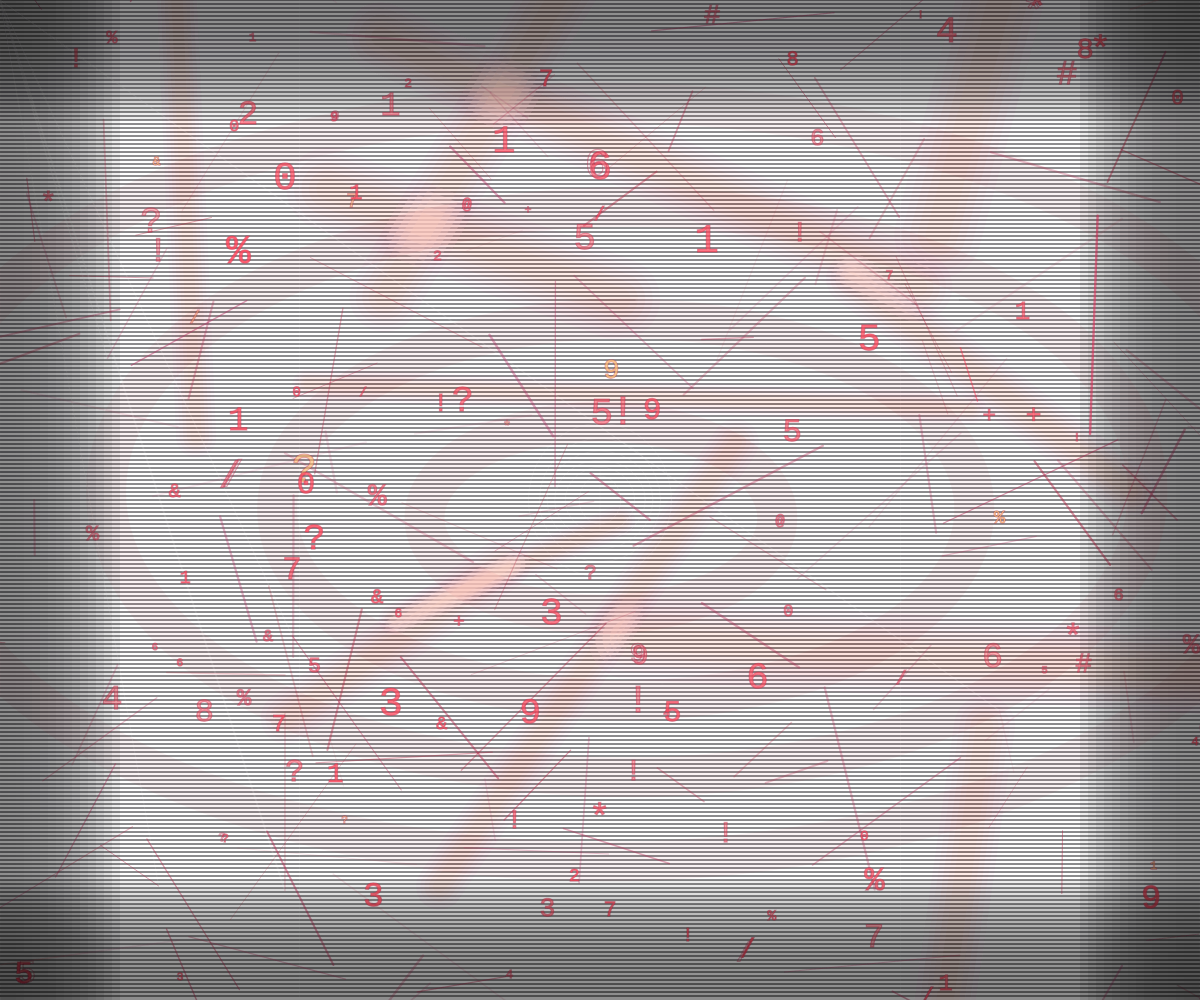
Frame 1 (no input)
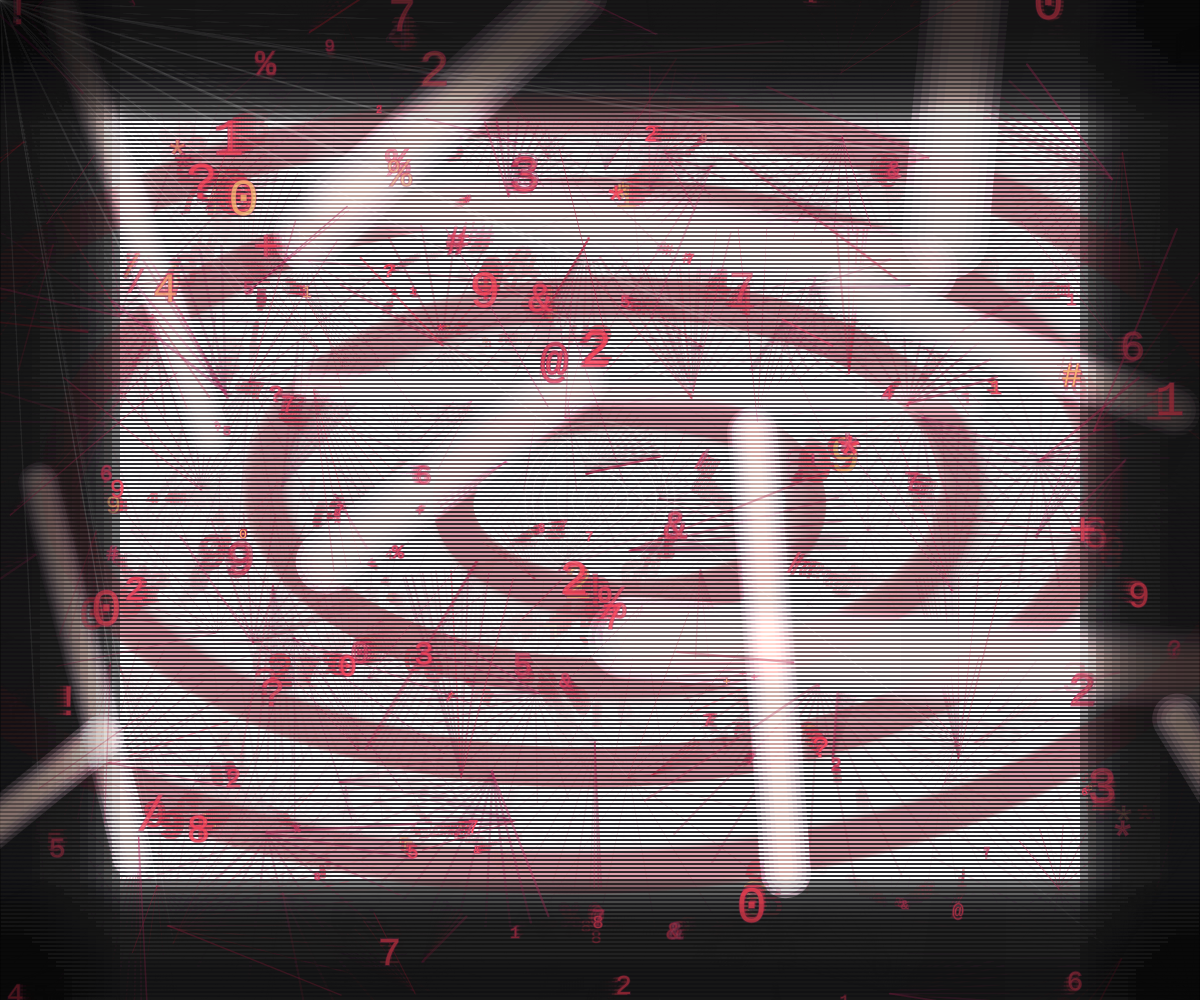
Frame 60 (no input)
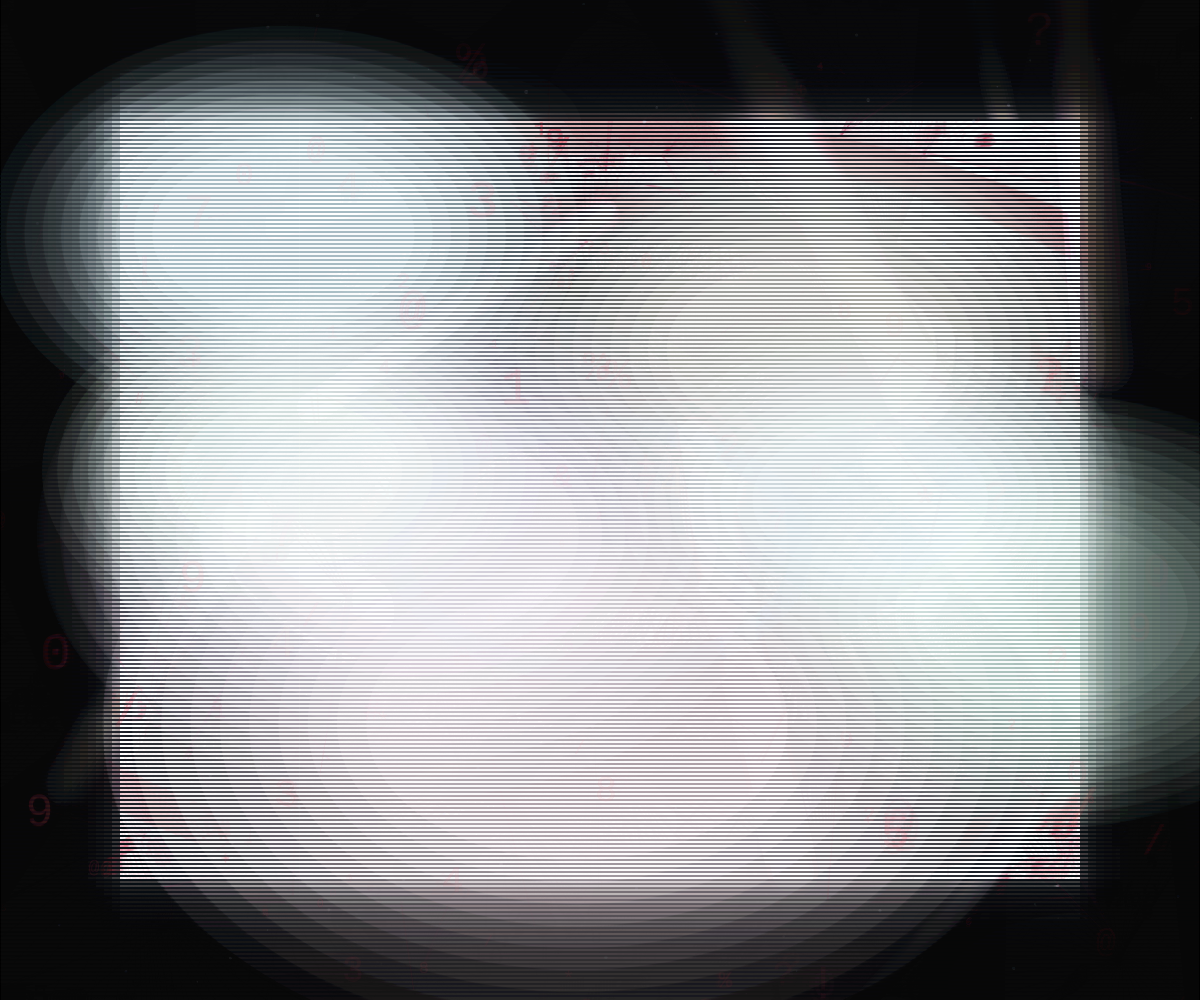
Frame 120 (the mouse pressed at the canvas centre since frame 60)

The p5.js sketch that drew these frames (run headless with seeded random() and noise() and a simulated clock; from frame 60 on, the mouse is pressed at the canvas centre):

// p5.js sketch
// ── sketch.js
let phase = 0;              // 0 = anxiety, 1 = relief
let phaseBlend = 0;         // 0~1 for smooth change
let targetBlend = 0;

let chaosLines = [];
let panicDigits = [];
let panicFlares = [];
let driftingBlobs = [];
let dustParticles = [];

const DIGIT_SET = '0123456789@#?!%&*/+';

function setup() {
  createCanvas(windowWidth, windowHeight);
  pixelDensity(1);
  textFont('monospace');
  rectMode(CENTER);
  noCursor();
  initScene();
}

function initScene() {
  chaosLines = [];
  panicDigits = [];
  panicFlares = [];
  driftingBlobs = [];
  dustParticles = [];

  const lineCount = floor(map(width * height, 300000, 3000000, 90, 220, true));
  const digitCount = floor(map(width * height, 300000, 3000000, 90, 180, true));
  const flareCount = 12;
  const blobCount = 7;
  const dustCount = 180;

  for (let i = 0; i < lineCount; i++) chaosLines.push(new ChaosLine());
  for (let i = 0; i < digitCount; i++) panicDigits.push(new PanicDigit());
  for (let i = 0; i < flareCount; i++) panicFlares.push(new PanicFlare());
  for (let i = 0; i < blobCount; i++) driftingBlobs.push(new ReliefBlob(i));
  for (let i = 0; i < dustCount; i++) dustParticles.push(new DustParticle());
}

function draw() {
  targetBlend = phase === 1 ? 1 : 0;
  phaseBlend = lerp(phaseBlend, targetBlend, 0.035);

  drawBaseBackground();
  drawAnxietyPhase(1 - phaseBlend);
  drawReliefPhase(phaseBlend);
  drawTransitionVeil();
}

function drawBaseBackground() {
  let c1 = color(7, 4, 10);
  let c2 = color(2, 3, 5);
  if (phaseBlend > 0.1) {
    c1 = lerpColor(color(7, 4, 10), color(10, 18, 26), phaseBlend);
    c2 = lerpColor(color(2, 3, 5), color(2, 10, 16), phaseBlend);
  }

  for (let y = 0; y < height; y += 4) {
    let inter = y / height;
    let c = lerpColor(c1, c2, inter);
    stroke(c);
    line(0, y, width, y);
  }
}

function drawAnxietyPhase(alphaFactor) {
  if (alphaFactor < 0.01) return;

  push();

  // slight flicker, creating a sense of instability
  let flicker = random() < 0.08 ? random(8, 20) : 0;
  noStroke();
  fill(255, 20 * alphaFactor + flicker);
  rect(width / 2, height / 2, width, height);

  // oppressive dark red halo in the center
  for (let i = 0; i < 4; i++) {
    let rr = map(i, 0, 3, width * 0.14, width * 0.55);
    noFill();
    stroke(120 + random(80), 10, 20, 12 * alphaFactor);
    strokeWeight(40);
    ellipse(width / 2 + sin(frameCount * 0.03 + i) * 30,
            height / 2 + cos(frameCount * 0.024 + i) * 18,
            rr * 2.1,
            rr * 1.15);
  }

  blendMode(ADD);
  for (const flare of panicFlares) {
    flare.update(alphaFactor);
    flare.display(alphaFactor);
  }

  blendMode(BLEND);
  for (const ln of chaosLines) {
    ln.update(alphaFactor);
    ln.display(alphaFactor);
  }

  for (const dg of panicDigits) {
    dg.update(alphaFactor);
    dg.display(alphaFactor);
  }

  drawScanningBars(alphaFactor);
  drawPointerDisturbance(alphaFactor);

  pop();
}

function drawReliefPhase(alphaFactor) {
  if (alphaFactor < 0.01) return;

  push();

  // soft mist
  noStroke();
  for (let i = 0; i < 7; i++) {
    fill(220, 245, 255, 5 * alphaFactor);
    ellipse(width * random(), height * random(), width * 0.25, width * 0.12);
  }

  // floating particles
  for (const d of dustParticles) {
    d.update(alphaFactor);
    d.display(alphaFactor);
  }

  // large colourful glow
  blendMode(SCREEN);
  for (const b of driftingBlobs) {
    b.update(alphaFactor);
    b.display(alphaFactor);
  }
  blendMode(BLEND);

  // soft breathing light
  let breathe = map(sin(frameCount * 0.035), -1, 1, 0.92, 1.08);
  noFill();
  stroke(220, 240, 255, 18 * alphaFactor);
  strokeWeight(22);
  ellipse(width * 0.5, height * 0.55, width * 0.36 * breathe, width * 0.22 * breathe);

  pop();
}

function drawTransitionVeil() {
  // slight particles and gradually darkened edges, make the picture more like a projection layer
  push();
  noStroke();

  for (let i = 0; i < 60; i++) {
    fill(255, 7);
    rect(random(width), random(height), random(1, 2), random(1, 2));
  }

  let margin = min(width, height) * 0.16;
  for (let i = 0; i < 16; i++) {
    let a = map(i, 0, 15, 0, 18);
    fill(0, a);
    rect(width / 2, -margin / 2 + i * 8, width, margin);
    rect(width / 2, height + margin / 2 - i * 8, width, margin);
    rect(-margin / 2 + i * 8, height / 2, margin, height);
    rect(width + margin / 2 - i * 8, height / 2, margin, height);
  }
  pop();
}

function drawScanningBars(alphaFactor) {
  push();
  let speed1 = frameCount * 0.024;
  let speed2 = frameCount * 0.045;

  noStroke();
  fill(255, 24 * alphaFactor);
  rect((noise(speed1) * width), height * 0.3, random(width * 0.18, width * 0.28), random(1, 3));

  fill(255, 10 * alphaFactor);
  rect((noise(100 + speed2) * width), height * 0.72, random(width * 0.24, width * 0.42), random(2, 5));

  for (let y = 0; y < height; y += 6) {
    fill(255, (sin(frameCount * 0.25 + y * 0.05) * 0.5 + 0.5) * 2.5 * alphaFactor);
    rect(width / 2, y, width, 1.1);
  }
  pop();
}

function drawPointerDisturbance(alphaFactor) {
  push();
  let mx = mouseX || width * 0.5;
  let my = mouseY || height * 0.5;

  noFill();
  stroke(255, 24 * alphaFactor);
  strokeWeight(1);
  for (let i = 0; i < 6; i++) {
    ellipse(mx, my, 40 + i * 22 + sin(frameCount * 0.18 + i) * 8, 40 + i * 22 + cos(frameCount * 0.14 + i) * 8);
  }

  stroke(255, 14 * alphaFactor);
  line(mx - 30, my, mx + 30, my);
  line(mx, my - 30, mx, my + 30);
  pop();
}

class ChaosLine {
  constructor() {
    this.reset(true);
  }

  reset(first = false) {
    this.x = random(width);
    this.y = random(height);
    this.len = random(50, 220);
    this.ang = random(TWO_PI);
    this.wobble = random(1000);
    this.weight = random(0.4, 1.8);
    this.speed = random(0.002, 0.012);
    this.alpha = random(20, 120);
    if (!first) this.ang = random(TWO_PI);
  }

  update(alphaFactor) {
    this.wobble += this.speed * (1.2 + alphaFactor * 3.2);
    this.ang += map(noise(this.wobble), 0, 1, -0.18, 0.18) * (0.8 + alphaFactor * 2.4);
    this.x += cos(this.ang) * random(-1.5, 1.5);
    this.y += sin(this.ang) * random(-1.5, 1.5);

    if (random() < 0.007) {
      this.x = lerp(this.x, mouseX, 0.2);
      this.y = lerp(this.y, mouseY, 0.2);
    }

    if (this.x < -100 || this.x > width + 100 || this.y < -100 || this.y > height + 100) {
      this.reset();
    }
  }

  display(alphaFactor) {
    let n = noise(this.wobble * 3.0);
    let pulse = random() < 0.03 ? random(80, 150) : 0;

    strokeWeight(this.weight + n * 1.1);
    stroke(180 + pulse, 22 + n * 40, 38 + n * 90, (this.alpha + pulse * 0.25) * alphaFactor);

    let x2 = this.x + cos(this.ang) * this.len;
    let y2 = this.y + sin(this.ang) * this.len;
    line(this.x, this.y, x2, y2);

    // occasional "guiding line" refers to the uploaded mouse convergence logic
    if (random() < 0.05) {
      stroke(255, 255 * alphaFactor * 0.12);
      line(this.x, this.y, mouseX, mouseY);
    }
  }
}

class PanicDigit {
  constructor() {
    this.reset();
  }

  reset() {
    this.x = random(width);
    this.y = random(height);
    this.size = random(10, 42);
    this.char = random(DIGIT_SET.split(''));
    this.timer = floor(random(3, 18));
    this.vx = random(-2.4, 2.4);
    this.vy = random(-1.6, 1.6);
    this.alpha = random(80, 220);
  }

  update(alphaFactor) {
    this.timer--;
    this.x += this.vx * (0.7 + alphaFactor * 0.9);
    this.y += this.vy * (0.7 + alphaFactor * 0.9);

    if (random() < 0.18) {
      this.x += random(-24, 24);
      this.y += random(-16, 16);
    }

    if (this.timer <= 0) {
      this.char = random(DIGIT_SET.split(''));
      this.size = constrain(this.size + random(-10, 10), 10, 52);
      this.timer = floor(random(2, 10));
    }

    if (random() < 0.015) {
      this.alpha = random(60, 255);
      this.char = str(floor(random(0, 10)));
    }

    if (this.x < -50) this.x = width + 50;
    if (this.x > width + 50) this.x = -50;
    if (this.y < -50) this.y = height + 50;
    if (this.y > height + 50) this.y = -50;
  }

  display(alphaFactor) {
    push();
    textAlign(CENTER, CENTER);
    textSize(this.size);

    let glow = random() < 0.06 ? 120 : 0;
    fill(255, 70 + glow, 90 + glow * 0.2, this.alpha * alphaFactor);
    text(this.char, this.x, this.y);

    if (random() < 0.1) {
      fill(255, 255, 255, 26 * alphaFactor);
      text(this.char, this.x + random(-4, 4), this.y + random(-4, 4));
    }
    pop();
  }
}

class PanicFlare {
  constructor() {
    this.reset();
  }

  reset() {
    this.x = random(width);
    this.y = random(height);
    this.len = random(width * 0.18, width * 0.52);
    this.angle = random(TWO_PI);
    this.life = random(30, 120);
    this.maxLife = this.life;
    this.thickness = random(20, 90);
  }

  update() {
    this.life -= 1;
    if (this.life <= 0) this.reset();
  }

  display(alphaFactor) {
    push();
    translate(this.x, this.y);
    rotate(this.angle + sin(frameCount * 0.03 + this.x * 0.01) * 0.2);

    let a = map(this.life, 0, this.maxLife, 0, 34) * alphaFactor;
    for (let i = 0; i < 5; i++) {
      stroke(255, 210, 240 - i * 30, a * (0.9 - i * 0.15));
      strokeWeight(this.thickness * (1 - i * 0.18));
      line(-this.len * 0.12, 0, this.len, 0);
    }
    pop();
  }
}

class ReliefBlob {
  constructor(index) {
    this.index = index;
    this.baseX = map(index, 0, 6, width * 0.18, width * 0.82) + random(-80, 80);
    this.baseY = map(index % 4, 0, 3, height * 0.28, height * 0.76) + random(-80, 80);
    this.seed = random(1000);
    this.size = random(width * 0.16, width * 0.28);
    this.hueType = index % 5;
  }

  update(alphaFactor) {
    this.t = frameCount * 0.01 + this.seed;
    this.x = this.baseX + sin(this.t * 0.7) * 45 + cos(this.t * 1.1) * 22;
    this.y = this.baseY + cos(this.t * 0.65) * 38 + sin(this.t * 0.9) * 18;
    this.breathe = map(sin(frameCount * 0.03 + this.seed), -1, 1, 0.86, 1.12);
    this.currentSize = this.size * this.breathe * (0.8 + alphaFactor * 0.2);
  }

  getPalette() {
    const palettes = [
      [color(165, 230, 255, 36), color(210, 245, 255, 12)],
      [color(165, 255, 220, 34), color(220, 255, 240, 12)],
      [color(214, 205, 255, 32), color(235, 228, 255, 12)],
      [color(255, 206, 224, 28), color(255, 236, 242, 10)],
      [color(255, 246, 220, 24), color(255, 250, 238, 8)]
    ];
    return palettes[this.hueType];
  }

  display(alphaFactor) {
    let [innerC, outerC] = this.getPalette();
    innerC.setAlpha(alpha(innerC) * alphaFactor);
    outerC.setAlpha(alpha(outerC) * alphaFactor);

    noStroke();
    for (let i = 9; i >= 0; i--) {
      let inter = i / 9;
      let c = lerpColor(innerC, outerC, inter);
      fill(c);
      ellipse(this.x, this.y,
        this.currentSize * (1.2 + inter * 1.5),
        this.currentSize * (0.78 + inter * 1.12));
    }
  }
}

class DustParticle {
  constructor() {
    this.x = random(width);
    this.y = random(height);
    this.s = random(1, 4);
    this.seed = random(1000);
  }

  update() {
    this.x += map(noise(this.seed, frameCount * 0.003), 0, 1, -0.45, 0.45);
    this.y += map(noise(this.seed + 100, frameCount * 0.003), 0, 1, -0.35, 0.35) - 0.03;
    if (this.x < -10) this.x = width + 10;
    if (this.x > width + 10) this.x = -10;
    if (this.y < -10) this.y = height + 10;
    if (this.y > height + 10) this.y = -10;
  }

  display(alphaFactor) {
    noStroke();
    fill(230, 245, 255, 16 * alphaFactor);
    circle(this.x, this.y, this.s);
  }
}

function keyPressed() {
  if (key === ' ') {
    phase = phase === 0 ? 1 : 0;
  } else if (key === '1') {
    phase = 0;
  } else if (key === '2') {
    phase = 1;
  } else if (key === 'r' || key === 'R') {
    initScene();
  } else if (key === 'f' || key === 'F') {
    let fs = fullscreen();
    fullscreen(!fs);
  }
}

function mousePressed() {
  // clicking to switch between two stages, facilitating the preview of the projection effect
  phase = phase === 0 ? 1 : 0;
}

function windowResized() {
  resizeCanvas(windowWidth, windowHeight);
  initScene();
}
